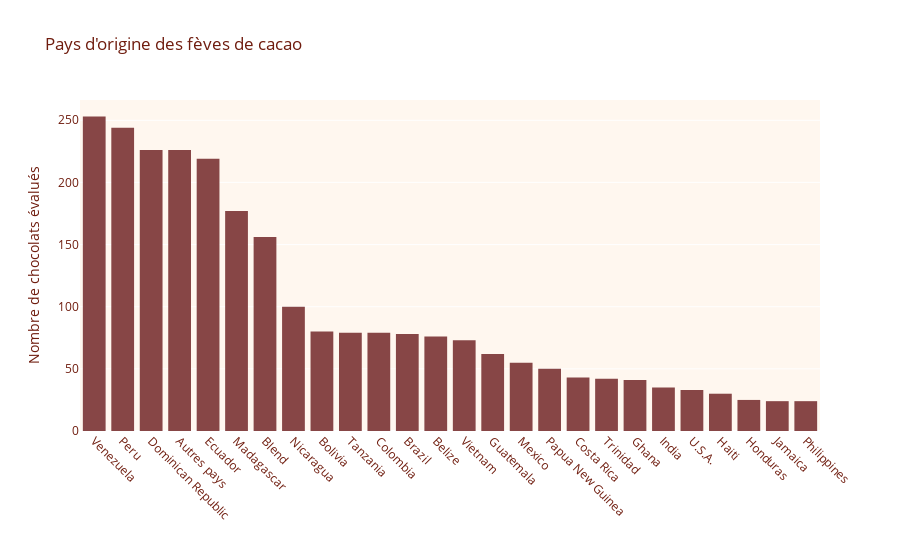

Notebook cell for this chart:
### Markdown cell above
## 2.1 Origine de la matière première: les fèves de cacao

### Code cell
databis = df.copy()
#Selectionner les pays avec plus de 20 chocolats
databis['country_of_bean_origin'] = databis['country_of_bean_origin'].apply(lambda x: x if databis['country_of_bean_origin'].value_counts()[x] > 20 else 'Autres pays')
fig = px.histogram(databis, x='country_of_bean_origin', color_discrete_sequence=palette, title="Pays d'origine des fèves de cacao")
fig.update_xaxes(categoryorder='total descending', tickangle=45)
fig.update_layout(xaxis_title='', yaxis_title='Nombre de chocolats évalués')
fig.update_layout(plot_bgcolor=background_color, font_color=text_color)
fig.update_traces(marker=dict(color=palette[0]))
fig.show()

### Figure 1 — Plotly figure (JSON) as saved in the notebook; plotly's stock layout.template omitted (floating-point values rounded to 4 significant figures; data arrays with more than 128 entries replaced by an {"elided": "..."} marker saying what was removed)
{"data": [{"alignmentgroup": "True", "bingroup": "x", "hovertemplate": "country_of_bean_origin=%{x}<br>count=%{y}<extra></extra>", "legendgroup": "", "marker": {"color": "#874646", "pattern": {"shape": ""}}, "name": "", "offsetgroup": "", "orientation": "v", "showlegend": false, "type": "histogram", "x": {"elided": "2530 str values"}, "xaxis": "x", "yaxis": "y"}], "layout": {"barmode": "relative", "font": {"color": "#6f1c0e"}, "legend": {"tracegroupgap": 0}, "plot_bgcolor": "#fff7ef", "title": {"text": "Pays d'origine des fèves de cacao"}, "xaxis": {"anchor": "y", "categoryorder": "total descending", "domain": [0, 1], "tickangle": 45, "title": {"text": ""}}, "yaxis": {"anchor": "x", "domain": [0, 1], "title": {"text": "Nombre de chocolats évalués"}}}}
